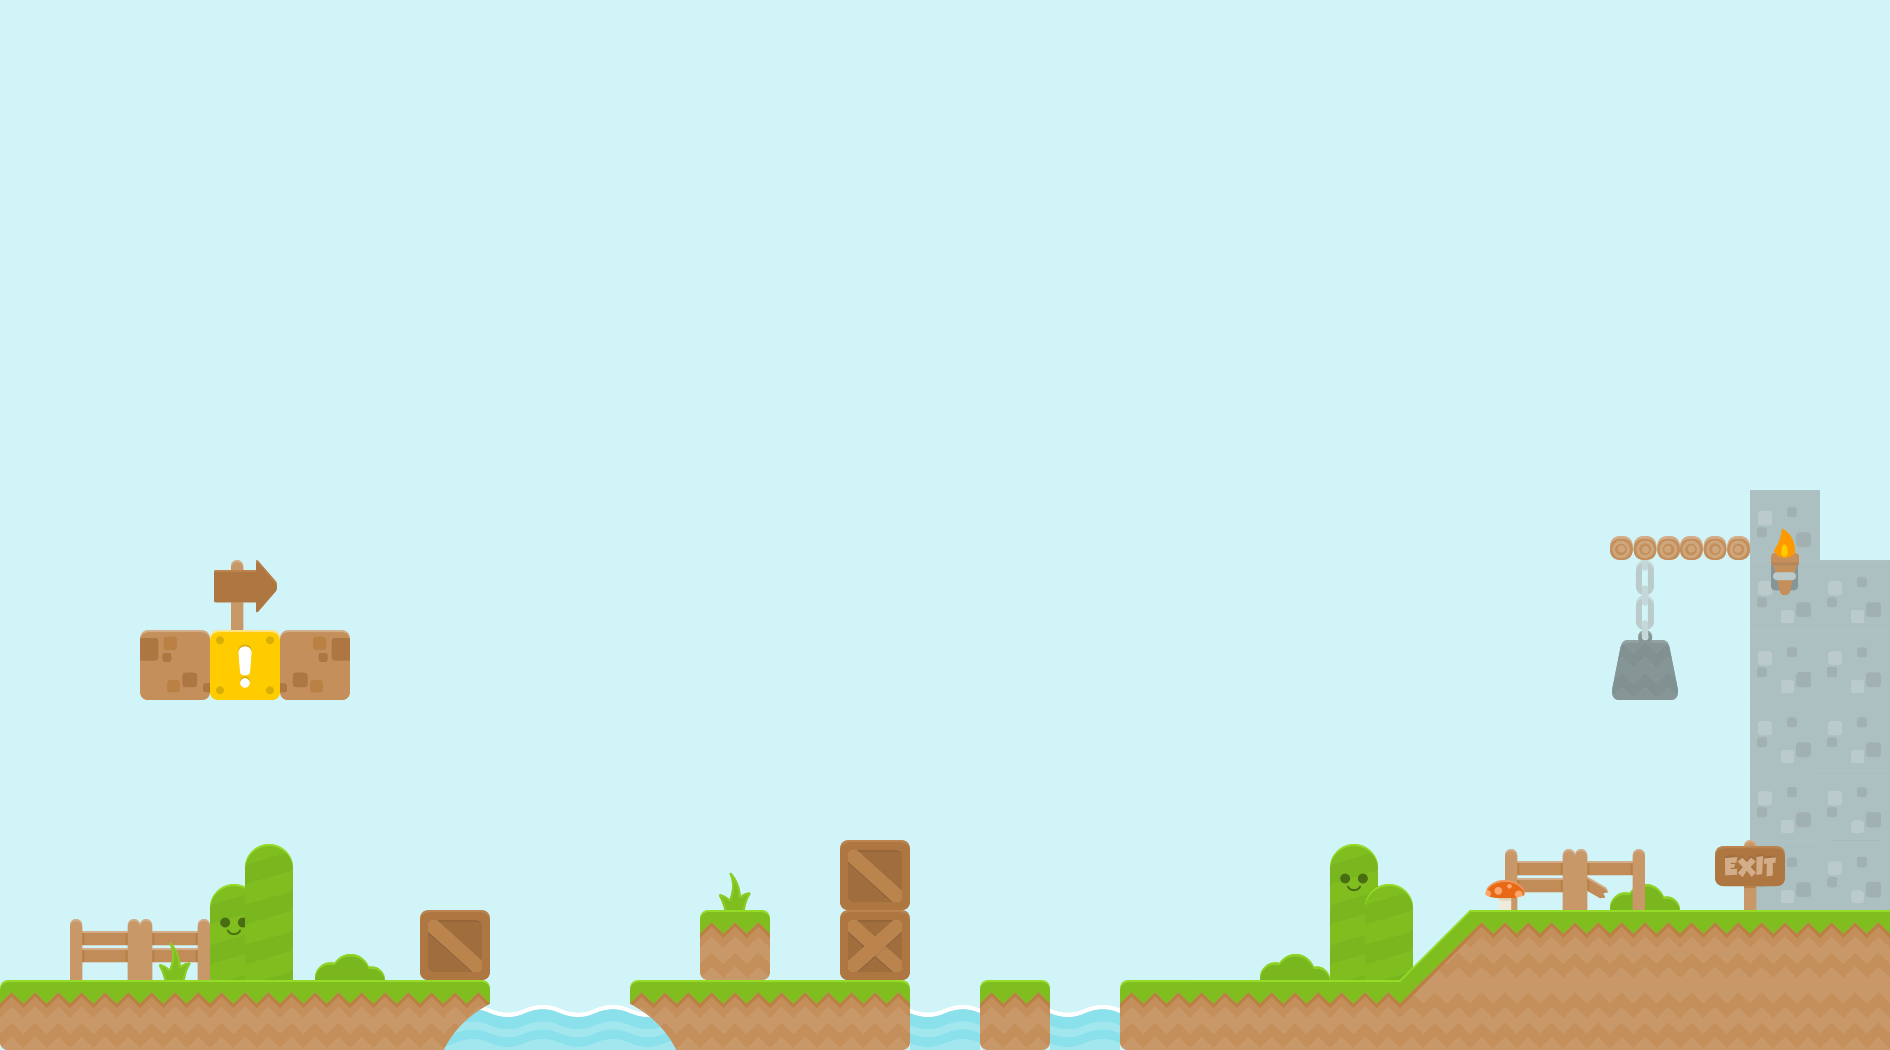

A level layout from a 2D game, rendered from its tile map. Below: a short description, then the map file with tile-grid data replaced by summaries:
An orthogonal 54x30 tile map with 35x35 px tiles, 3 tile layers (Back Layer 1, Back Layer 2, Front Layer) and 27 objects (6x platform, 2x me.Trigger, 2x SlimeEntity, mainPlayer, CoinEntity, ...).

<map version="1.10" tiledversion="1.11.0" orientation="orthogonal" renderorder="right-down" width="54" height="30" tilewidth="35" tileheight="35" infinite="0" backgroundcolor="#d0f4f7" nextlayerid="12" nextobjectid="57">
 <tileset firstgid="1" source="tileset.tsx" />
 <imagelayer id="1" name="Background" y="538" offsetx="0" offsety="538">
  <image source="../img/background.png" width="1024" height="512" />
  <properties>
   <property name="anchorPoint" value="json:{&quot;x&quot;:0,&quot;y&quot;:1}" />
   <property name="ratio" value="0.25" />
   <property name="repeat" value="repeat-x" />
  </properties>
 </imagelayer>
 <imagelayer id="2" name="Clouds" y="128" offsetx="140" offsety="128">
  <image source="../img/clouds.png" width="512" height="512" />
  <properties>
   <property name="ratio" value="0.5" />
   <property name="repeat" value="repeat-x" />
  </properties>
 </imagelayer>
 <layer id="4" name="Back Layer 1" width="54" height="30">
  <data>[1620 cells, 26 non-empty, 18 distinct tile ids]</data>
 </layer>
 <layer id="3" name="Back Layer 2" width="54" height="30">
  <data>[1620 cells, 17 non-empty, 7 distinct tile ids]</data>
 </layer>
 <objectgroup color="#00ff00" id="5" name="Player">
  <object id="16" name="mainPlayer" x="251" y="893" width="35" height="88" />
  <object id="17" name="me.Trigger" x="1830" y="810" width="50" height="100">
   <properties>
    <property name="duration" value="150" />
    <property name="fade" value="#fff" />
    <property name="to" value="map2" />
   </properties>
  </object>
  <object id="30" gid="71" x="1095" y="980" width="70" height="70">
   <properties>
    <property name="shapes" value="json:[]" />
   </properties>
  </object>
  <object id="55" name="me.Trigger" x="0" y="875" width="50" height="100">
   <properties>
    <property name="duration" value="150" />
    <property name="fade" value="#fff" />
    <property name="to" value="test2" />
   </properties>
  </object>
 </objectgroup>
 <objectgroup color="#ffff00" id="6" name="Coins">
  <object id="3" name="CoinEntity" x="840" y="805" width="35" height="35" />
 </objectgroup>
 <objectgroup color="#ff0000" id="7" name="Slimes">
  <object id="5" name="SlimeEntity" x="140" y="595" width="210" height="35">
   <properties>
    <property name="frameheight" value="35" />
    <property name="framewidth" value="55" />
   </properties>
  </object>
  <object id="6" name="SlimeEntity" x="1470" y="875" width="350" height="35">
   <properties>
    <property name="frameheight" value="10" />
    <property name="framewidth" value="55" />
   </properties>
  </object>
 </objectgroup>
 <layer id="8" name="Front Layer" width="54" height="30">
  <data>[1620 cells, 40 non-empty, 17 distinct tile ids]</data>
 </layer>
 <objectgroup color="#ff0000" id="9" name="Flies">
  <object id="4" name="FlyEntity" x="910" y="490" width="560" height="35">
   <properties>
    <property name="animationspeed" value="200" />
    <property name="frameheight" value="35" />
    <property name="framewidth" value="70" />
    <property name="gravity" value="0" />
    <property name="velX" value="2" />
   </properties>
  </object>
 </objectgroup>
 <objectgroup id="10" name="Collision">
  <object id="7" x="-1" y="980" width="421" height="70" />
  <object id="8" x="700" y="980" width="210" height="70" />
  <object id="9" x="980" y="980" width="70" height="35" />
  <object id="10" x="1120" y="980" width="280" height="70" />
  <object id="11" x="1470" y="910" width="420" height="140" />
  <object id="12" type="slope" x="1400" y="980">
   <polygon points="0,0 70,-70 70,70 0,70" />
  </object>
  <object id="13" type="platform" x="700" y="910">
   <polyline points="0,0 70,0" />
  </object>
  <object id="15" x="0" y="981">
   <polyline points="0,0 0,-630" />
  </object>
  <object id="19" type="platform" x="1625" y="640">
   <polyline points="0,0 39,0" />
  </object>
  <object id="20" type="platform" x="1610" y="536">
   <polyline points="0,0 139,0" />
  </object>
  <object id="21" type="platform" x="1750" y="490">
   <polyline points="0,0 70,0" />
  </object>
  <object id="22" type="platform" x="1820" y="560">
   <polyline points="0,0 70,0" />
  </object>
  <object id="23" x="1890" y="630">
   <polyline points="0,280 0,-490" />
  </object>
  <object id="27" x="420" y="910" width="70" height="70" />
  <object id="28" x="139" y="629" width="210" height="70" />
  <object id="29" type="platform" x="1750" y="770">
   <polyline points="0,0 70,0" />
  </object>
  <object id="31" x="420" y="980" width="70" height="35" />
  <object id="33" x="630" y="980" width="70" height="35" />
  <object id="35" x="840" y="840" width="70" height="140" />
 </objectgroup>
</map>